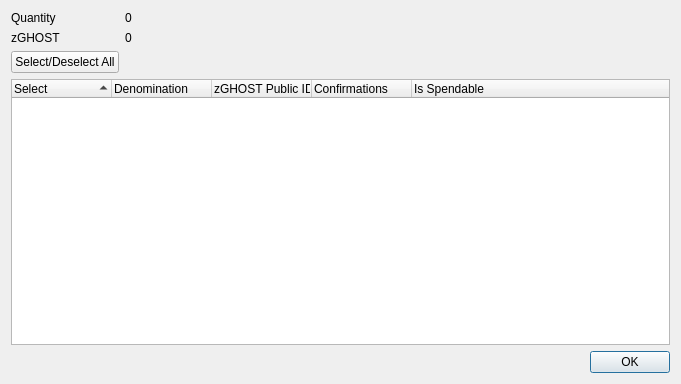
<?xml version="1.0" encoding="UTF-8"?>
<ui version="4.0">
 <class>ZGHOSTControlDialog</class>
 <widget class="QDialog" name="ZGHOSTControlDialog">
  <property name="geometry">
   <rect>
    <x>0</x>
    <y>0</y>
    <width>681</width>
    <height>384</height>
   </rect>
  </property>
  <property name="minimumSize">
   <size>
    <width>681</width>
    <height>384</height>
   </size>
  </property>
  <property name="windowTitle">
   <string>Select zGHOST to Spend</string>
  </property>
  <layout class="QGridLayout" name="gridLayout">
   <item row="0" column="0">
    <layout class="QFormLayout" name="formLayout">
     <property name="sizeConstraint">
      <enum>QLayout::SetDefaultConstraint</enum>
     </property>
     <item row="0" column="0">
      <widget class="QLabel" name="labelQuantity">
       <property name="text">
        <string>Quantity</string>
       </property>
      </widget>
     </item>
     <item row="0" column="1">
      <widget class="QLabel" name="labelQuantity_int">
       <property name="text">
        <string>0</string>
       </property>
      </widget>
     </item>
     <item row="1" column="0">
      <widget class="QLabel" name="labelZGHOST">
       <property name="text">
        <string>zGHOST</string>
       </property>
      </widget>
     </item>
     <item row="1" column="1">
      <widget class="QLabel" name="labelZGHOST_int">
       <property name="text">
        <string>0</string>
       </property>
      </widget>
     </item>
     <item row="2" column="0">
      <widget class="QPushButton" name="pushButtonAll">
       <property name="text">
        <string>Select/Deselect All</string>
       </property>
      </widget>
     </item>
    </layout>
   </item>
   <item row="1" column="0">
    <layout class="QVBoxLayout" name="verticalLayout">
     <item>
      <widget class="QTreeWidget" name="treeWidget">
       <property name="minimumSize">
        <size>
         <width>0</width>
         <height>250</height>
        </size>
       </property>
       <property name="alternatingRowColors">
        <bool>true</bool>
       </property>
       <property name="sortingEnabled">
        <bool>true</bool>
       </property>
       <property name="columnCount">
        <number>5</number>
       </property>
       <attribute name="headerDefaultSectionSize">
        <number>100</number>
       </attribute>
       <column>
        <property name="text">
         <string notr="true">Select</string>
        </property>
       </column>
       <column>
        <property name="text">
         <string notr="true">Denomination</string>
        </property>
       </column>
       <column>
        <property name="text">
         <string notr="true">zGHOST Public ID</string>
        </property>
       </column>
       <column>
        <property name="text">
         <string notr="true">Confirmations</string>
        </property>
       </column>
       <column>
        <property name="text">
         <string>Is Spendable</string>
        </property>
       </column>
      </widget>
     </item>
     <item>
      <widget class="QDialogButtonBox" name="buttonBox">
       <property name="orientation">
        <enum>Qt::Horizontal</enum>
       </property>
       <property name="standardButtons">
        <set>QDialogButtonBox::Ok</set>
       </property>
      </widget>
     </item>
    </layout>
   </item>
  </layout>
 </widget>
 <resources/>
 <connections>
  <connection>
   <sender>buttonBox</sender>
   <signal>accepted()</signal>
   <receiver>ZGHOSTControlDialog</receiver>
   <slot>accept()</slot>
   <hints>
    <hint type="sourcelabel">
     <x>248</x>
     <y>254</y>
    </hint>
    <hint type="destinationlabel">
     <x>157</x>
     <y>274</y>
    </hint>
   </hints>
  </connection>
  <connection>
   <sender>buttonBox</sender>
   <signal>rejected()</signal>
   <receiver>ZGHOSTControlDialog</receiver>
   <slot>reject()</slot>
   <hints>
    <hint type="sourcelabel">
     <x>316</x>
     <y>260</y>
    </hint>
    <hint type="destinationlabel">
     <x>286</x>
     <y>274</y>
    </hint>
   </hints>
  </connection>
 </connections>
</ui>
